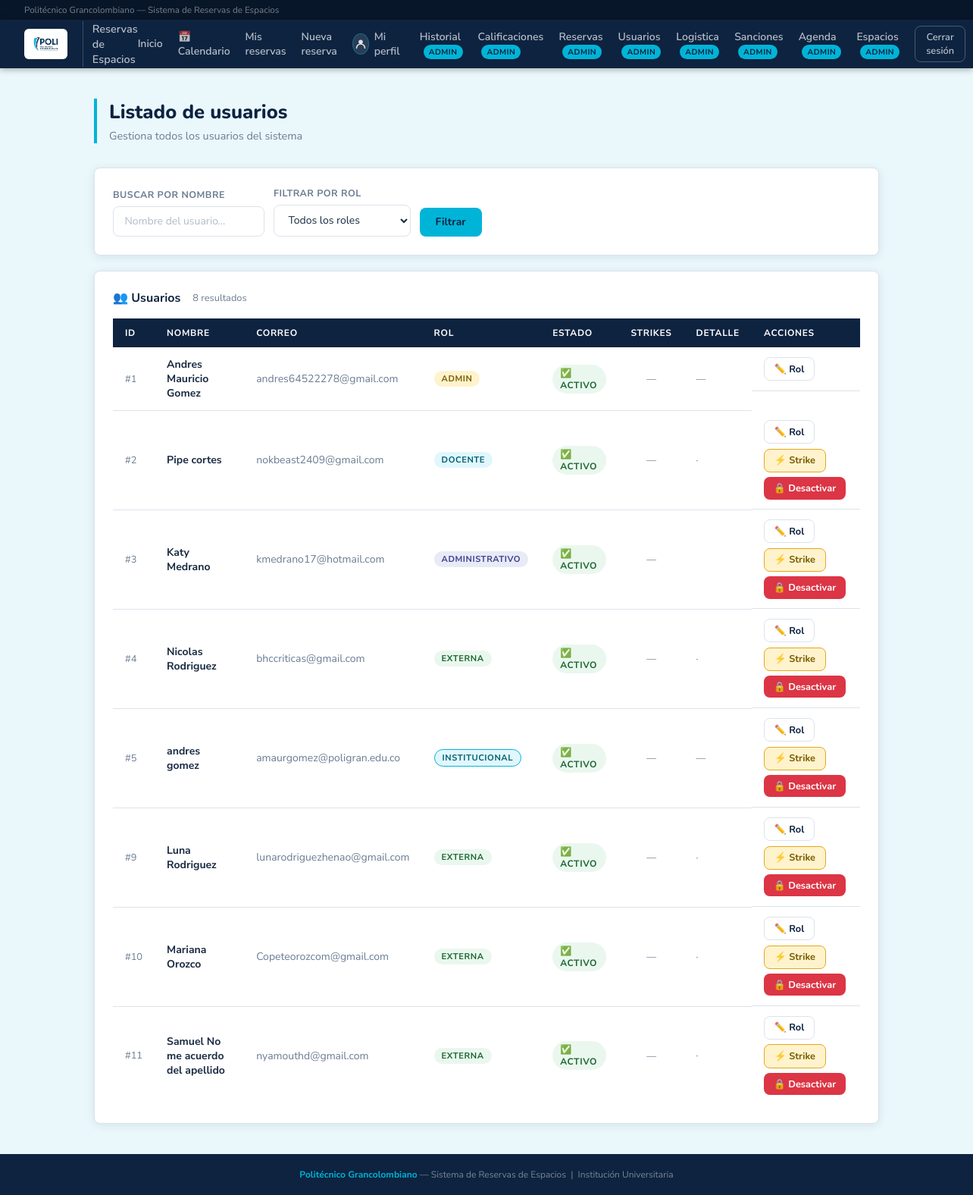
/admin/usuarios (signed in), run on the app's committed database.
### database.py (models this page shows, shortened)
class Usuario(Base):
    __tablename__ = "usuario"
    id         = Column(Integer, primary_key=True, autoincrement=True)
    nombre     = Column(String, nullable=False)
    correo     = Column(String, nullable=False, unique=True)
    contrasena = Column(String, nullable=False)
    rol        = Column(String, nullable=False)  # 'docente' | 'administrativo' | 'externa' | 'admin' | 'logistica'
    activo  = Column(Boolean, default=True, nullable=False)   # False = cuenta desactivada
    strikes = Column(Integer, default=0,    nullable=False)   # Reportes asignados por el admin
    cod_docente  = Column(String,  nullable=True)
    departamento = Column(String,  nullable=True)
    dependencia = Column(String, nullable=True)
    empresa  = Column(String, nullable=True)
    telefono = Column(String, nullable=True)
    reservas = relationship("Reserva", back_populates="usuario", foreign_keys="Reserva.usuario_id")
    reservas_logistica = relationship(
        "Reserva",
        foreign_keys="Reserva.logistica_id",
        back_populates="logistica",
    )
    sanciones_recibidas = relationship(
        "Sancion",
        foreign_keys="Sancion.usuario_id",
        back_populates="usuario",
    )
    sanciones_aplicadas = relationship(
        "Sancion",
        foreign_keys="Sancion.admin_id",
        back_populates="admin",
    )
    __mapper_args__ = {
        "polymorphic_on": rol,
        "polymorphic_identity": "usuario",
    }

class PersonaExterna(Usuario):
    __mapper_args__ = {"polymorphic_identity": "externa"}

### app.py (the view)
@app.route("/admin/usuarios")
@requiere_login
@requiere_admin
def admin_usuarios():
    u      = usuario_logueado()
    rol    = request.args.get("rol", "")
    nombre = request.args.get("nombre", "").strip()
    query  = db.query(Usuario)
    if rol:
        query = query.filter_by(rol=rol)
    if nombre:
        query = query.filter(Usuario.nombre.ilike(f"%{nombre}%"))
    usuarios = query.all()
    return render_template("admin_usuarios.html", usuario=u, usuarios=usuarios,
                           filtro_rol=rol, filtro_nombre=nombre)

### app.py (called while the page is built)
@app.after_request
def add_header(response):
    response.headers["Cache-Control"] = "no-cache, no-store, must-revalidate"
    response.headers["Pragma"] = "no-cache"
    response.headers["Expires"] = "0"
    return response

@app.teardown_appcontext
def shutdown_session(exception=None):
    DBSession.remove()

@app.after_request
def agregar_headers_no_cache(response):
    response.headers["Cache-Control"] = "no-store, no-cache, must-revalidate, max-age=0, post-check=0, pre-check=0"
    response.headers["Pragma"] = "no-cache"
    response.headers["Expires"] = "-1"
    return response

@app.before_request
def limpiar_sesion_al_iniciar():
    if not app.config.get("SESION_LIMPIADA"):
        session.clear()
        app.config["SESION_LIMPIADA"] = True
        _cargar_espacios_predefinidos()

def usuario_logueado():
    uid = session.get("usuario_id")
    if uid:
        return db.get(Usuario, uid)
    return None

def requiere_login(f):
    from functools import wraps
    @wraps(f)
    def wrapper(*args, **kwargs):
        u = usuario_logueado()
        if not u:
            flash("Debes iniciar sesión primero.", "warning")
            return redirect(url_for("login"))
        if not u.activo:
            session.clear()
            flash("Tu cuenta ha sido desactivada. Contacta al administrador.", "danger")
            return redirect(url_for("login"))
        return f(*args, **kwargs)
    return wrapper

def requiere_admin(f):
    from functools import wraps
    @wraps(f)
    def wrapper(*args, **kwargs):
        u = usuario_logueado()
        if not u or u.rol != "admin":
            flash("No tienes permiso para acceder a esa página.", "danger")
            return redirect(url_for("dashboard"))
        return f(*args, **kwargs)
    return wrapper

@app.before_request
def limitar_personal_logistica():
    endpoint = request.endpoint
    if not endpoint or endpoint in {"static", "index", "login", "logout", "logistica_panel", "ver_reserva"}:
        return None
    u = usuario_logueado()
    if u and u.rol == "logistica":
        flash("El personal de logistica solo puede consultar sus reservas asignadas.", "warning")
        return redirect(url_for("logistica_panel"))
    return None

### templates/admin_usuarios.html (shortened to what this page needs)
{% extends "base.html" %}
{% block content %}
<div class="page-header">
  <h1>Listado de usuarios</h1>
  <p>Gestiona todos los usuarios del sistema</p>
</div>
<div class="card" style="margin-bottom:1.25rem;">
  <form method="GET" style="display:flex; gap:.75rem; align-items:flex-end; flex-wrap:wrap;">
    <div>
      <label style="display:block; font-size:.78rem; color:var(--muted); text-transform:uppercase; letter-spacing:.04em; margin-bottom:.4rem; font-weight:700;">Buscar por nombre</label>
      <input type="text" name="nombre" value="{{ filtro_nombre }}" placeholder="Nombre del usuario..." style="background:var(--white); border:1.5px solid var(--border); color:var(--text); padding:.6rem .9rem; border-radius:8px; font-family:inherit; font-size:.875rem; min-width:200px;"/>
    </div>
    <div>
      <label style="display:block; font-size:.78rem; color:var(--muted); text-transform:uppercase; letter-spacing:.04em; margin-bottom:.4rem; font-weight:700;">Filtrar por rol</label>
      <select name="rol" style="background:var(--white); border:1.5px solid var(--border); color:var(--text); padding:.6rem .9rem; border-radius:8px; font-family:inherit; font-size:.875rem; min-width:180px;">
        <option value=""  {% if not filtro_rol %}selected{% endif %}>Todos los roles</option>
      </select>
    </div>
    <button type="submit" class="btn btn-primary">Filtrar</button>
  </form>
</div>
<div class="card">
  <div class="card-title">👥 Usuarios <span style="font-size:.8rem; font-weight:400; color:var(--muted); margin-left:.5rem;">{{ usuarios|length }} resultado{{ 's' if usuarios|length != 1 else '' }}</span></div>
  {% if usuarios %}
  <table>
    <thead><tr><th>ID</th><th>Nombre</th><th>Correo</th><th>Rol</th><th>Estado</th><th>Strikes</th><th>Detalle</th><th>Acciones</th></tr></thead>
    <tbody>
      {% for u in usuarios %}
      <tr>
        <td style="color:var(--muted); font-size:.8rem;">#{{ u.id }}</td>
        <td>
          <strong>{{ u.nombre }}</strong>
        </td>
        <td style="color:var(--muted);">{{ u.correo }}</td>
        <td><span class="pill pill-{{ u.rol }}">{{ u.rol }}</span></td>
        <td>
          {% if u.activo %}
            <span class="pill" style="background:#eaf7ee; color:#1a6630; font-size:.75rem;">✅ Activo</span>
          {% else %}
            <span class="pill" style="background:#fdecea; color:#8b1a1a; font-size:.75rem;">🔒 Inactivo</span>
          {% endif %}
        </td>
        <td style="text-align:center;">
          {% if u.strikes == 0 %}
            <span style="color:var(--muted); font-size:.8rem;">—</span>
          {% else %}
            <span style="font-weight:700; color:{% if u.strikes >= 3 %}#dc3545{% elif u.strikes == 2 %}#e6a817{% else %}var(--text){% endif %}; font-size:.9rem;">
              {{ u.strikes }} ⚡
            </span>
          {% endif %}
        </td>
        <td style="font-size:.8rem; color:var(--muted);">
          {% if u.rol == 'docente' %}{{ u.cod_docente or '' }} · {{ u.departamento or '' }}
          {% elif u.rol == 'administrativo' %}{{ u.dependencia or '' }}
          {% elif u.rol == 'externa' %}{{ u.empresa or '' }} · {{ u.telefono or '' }}
          {% elif u.rol == 'logistica' %}Personal de logistica
          {% else %}—{% endif %}</td>
        <td style="display:flex; gap:.4rem; flex-wrap:wrap;">
          <a href="{{ url_for('admin_editar_rol', uid=u.id) }}" class="btn btn-secondary btn-sm">✏️ Rol</a>
          {% if u.id != usuario.id %}
            <form method="POST" action="{{ url_for('admin_asignar_strike', uid=u.id) }}"
                  onsubmit="return confirm('¿Asignar un strike a {{ u.nombre }}?')">
              <button type="submit" class="btn btn-sm"
                      style="background:#fff3cd; border:1.5px solid #e6a817; color:#7a5c00;">⚡ Strike</button>
            </form>
            {% if u.activo %}
              <button onclick="confirmarDesactivar({{ u.id }}, '{{ u.nombre }}')" class="btn btn-danger btn-sm">🔒 Desactivar</button>
            {% else %}
              <form method="POST" action="{{ url_for('admin_reactivar_usuario', uid=u.id) }}"
                    onsubmit="return confirm('¿Reactivar al usuario {{ u.nombre }}?')">
                <button type="submit" class="btn btn-sm" style="background:#eaf7ee; border:1.5px solid #28a745; color:#1a6630;">🔓 Reactivar</button>
              </form>
            {% endif %}
          {% endif %}
        </td>
      </tr>
      {% endfor %}
    </tbody>
  </table>
  {% else %}
  <p style="text-align:center; color:var(--muted); padding:2rem 0;">No hay usuarios con ese filtro.</p>
  {% endif %}
</div>
{% endblock %}

### templates/base.html (shortened to what this page needs)
<!DOCTYPE html>
<html lang="es">
<head>
</head>
<body>
{% if session.usuario_id %}
<div class="topbar">
  <span>Politécnico Grancolombiano — Sistema de Reservas de Espacios</span>
</div>
<nav>
  <div class="nav-brand">
    <div class="nav-logo-wrap"><img class="nav-logo-img" src="{{ url_for('static', filename='img/logo_poli.png') }}" alt="Poli"/></div>
    <span class="nav-title">Reservas de Espacios</span>
  </div>
  <div class="nav-links">
    <a href="{{ url_for('dashboard') }}">Inicio</a>
    {% if usuario and usuario.rol == 'logistica' %}
    <a href="{{ url_for('logistica_panel') }}">Panel logistica</a>
    {% else %}
    <a href="{{ url_for('calendario') }}">📅 Calendario</a>
    <a href="{{ url_for('mis_reservas') }}">Mis reservas</a>
    <a href="{{ url_for('reserva_nueva') }}">Nueva reserva</a>
    <a href="{{ url_for('perfil') }}" style="display:flex; align-items:center; gap:.45rem; font-size:.875rem; color:rgba(255,255,255,.7); transition:color .2s; font-weight:600; text-decoration:none;" onmouseover="this.style.color='var(--cyan)'" onmouseout="this.style.color='rgba(255,255,255,.7)'">
      <span style="display:inline-flex; align-items:center; justify-content:center; width:28px; height:28px; border-radius:50%; background:rgba(255,255,255,.12); border:1.5px solid rgba(0,180,216,.35);">
        <svg width="16" height="16" viewBox="0 0 52 52" fill="none">
          <circle cx="26" cy="17" r="9" fill="rgba(255,255,255,0.85)"/>
          <path d="M8 44c0-9.941 8.059-18 18-18s18 8.059 18 18" stroke="rgba(255,255,255,0.85)" stroke-width="5" stroke-linecap="round"/>
        </svg>
      </span>
      Mi perfil
    </a>
    {% endif %}
    {% if usuario and usuario.rol == 'admin' %}
      <a href="{{ url_for('admin_historial') }}">Historial <span class="nav-badge">Admin</span></a>
      <a href="{{ url_for('admin_calificaciones') }}">Calificaciones <span class="nav-badge">Admin</span></a>
      <a href="{{ url_for('admin_reservas') }}">Reservas <span class="nav-badge">Admin</span></a>
      <a href="{{ url_for('admin_usuarios') }}">Usuarios <span class="nav-badge">Admin</span></a>
      <a href="{{ url_for('admin_logistica') }}">Logistica <span class="nav-badge">Admin</span></a>
      <a href="{{ url_for('admin_sanciones') }}">Sanciones <span class="nav-badge">Admin</span></a>
      <a href="{{ url_for('admin_agenda') }}">Agenda <span class="nav-badge">Admin</span></a>
      <a href="{{ url_for('admin_espacios') }}">Espacios <span class="nav-badge">Admin</span></a>
    {% endif %}
    <a href="{{ url_for('logout') }}"><button class="btn-logout">Cerrar sesión</button></a>
  </div>
</nav>
{% endif %}
<main class="page">
  {% block content %}{% endblock %}
</main>
<footer>
  <strong>Politécnico Grancolombiano</strong> — Sistema de Reservas de Espacios &nbsp;|&nbsp; Institución Universitaria
</footer>
</body>
</html>

### data on the page
PersonaExterna: id "1", nombre "Andres Mauricio Gomez", correo "andres64522278@gmail.com", rol "ADMIN", activo "✅ ACTIVO"
PersonaExterna: id "2", nombre "Pipe cortes", correo "nokbeast2409@gmail.com", rol "DOCENTE", activo "✅ ACTIVO"
PersonaExterna: id "3", nombre "Katy Medrano", correo "kmedrano17@hotmail.com", rol "ADMINISTRATIVO", activo "✅ ACTIVO"
PersonaExterna: id "4", nombre "Nicolas Rodriguez", correo "bhccriticas@gmail.com", rol "EXTERNA", activo "✅ ACTIVO"
PersonaExterna: id "5", nombre "andres gomez", correo "amaurgomez@poligran.edu.co", rol "INSTITUCIONAL", activo "✅ ACTIVO"
PersonaExterna: id "9", nombre "Luna Rodriguez", correo "lunarodriguezhenao@gmail.com", rol "EXTERNA", activo "✅ ACTIVO"
PersonaExterna: id "10", nombre "Mariana Orozco", correo "Copeteorozcom@gmail.com", rol "EXTERNA", activo "✅ ACTIVO"
PersonaExterna: id "11", nombre "Samuel No me acuerdo del apellido", correo "nyamouthd@gmail.com", rol "EXTERNA", activo "✅ ACTIVO"

### other printed values
{{ usuarios|length }} "8"
{{ 's' if usuarios|length != 1 else '' }} "s"
